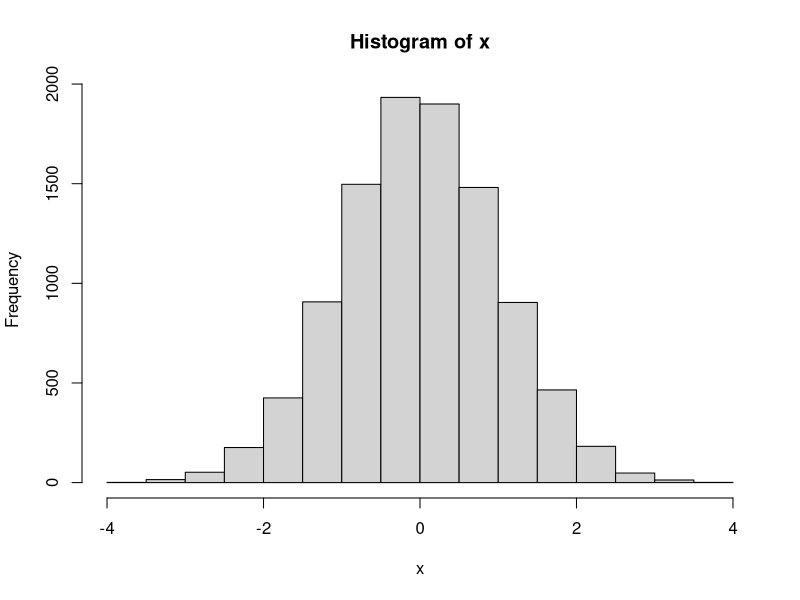

Source code (R): (Note: this script raises an error after producing the figure.)
## ---- chunk 1
x <- rnorm(n = 10000, sd = 1, mean = 0)

hist(x)


## ---- chunk 2

x_df <- as_tibble(x)
ggplot(data = x_df, mapping = aes(x = x)) +
  geom_histogram()


## ---- chunk 3

prior_survey <- read_csv("ENGE_5714_2021_pre_survey.csv")

ggplot(data = prior_survey, mapping = aes(x = `I know what a type I error is`)) +
  geom_bar() +
  coord_flip()
